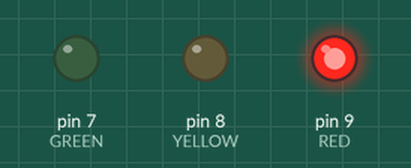
A sketch run on a simulated Arduino Uno, built with avr-gcc and run on an emulated ATmega328P. On the bench: output pins drawn as LEDs (lit = HIGH).

Above: at 7.5 s.
At 18.5 s:
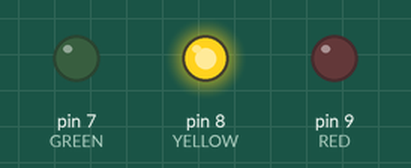
At 31.0 s:
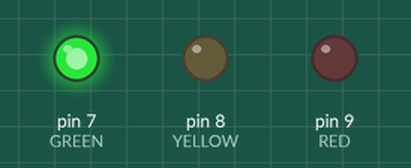
At 46.7 s:
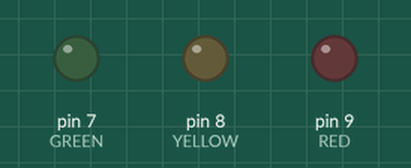
Timing chart, 0 to 61.1 s (numbered marks = the images above):
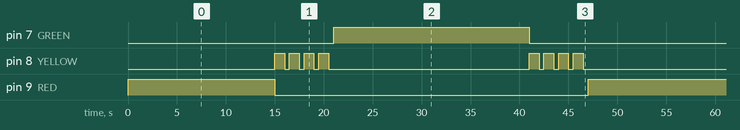

The sketch:

main.ino
```cpp
const int RED =  9;
const int YELLOW = 8;
const int GREEN = 7;

void setup() {
  // put your setup code here, to run once:
  pinMode(RED, OUTPUT);
  pinMode(YELLOW, OUTPUT);
  pinMode(GREEN, OUTPUT);
}

void loop() {
  // put your main code here, to run repeatedly:
  digitalWrite(RED, HIGH);
  delay(15000);
  digitalWrite(RED, LOW);

  for(int i = 0; i < 4; i++) {
    digitalWrite(YELLOW, HIGH);
    delay(1000);
    digitalWrite(YELLOW, LOW);
    delay(500);
  }

  digitalWrite(GREEN, HIGH);
  delay(20000);
  digitalWrite(GREEN, LOW);

  for(int i = 0; i < 4; i++) {
    digitalWrite(YELLOW, HIGH);
    delay(1000);
    digitalWrite(YELLOW, LOW);
    delay(500);
  }
}
```

Measured:
- by itself, pin 7 (GREEN): alternates HIGH for 20.0 s and LOW for 27.0 s
- by itself, pin 9 (RED): alternates HIGH for 15.0 s and LOW for 32.0 s
- by itself, pin 8 (YELLOW): repeats every 47.0 s: 3 × (LOW 0.50 s, HIGH 1.0 s), LOW 20.5 s, 3 × (HIGH 1.0 s, LOW 0.50 s), HIGH 1.0 s, LOW 15.5 s, HIGH 1.0 s
